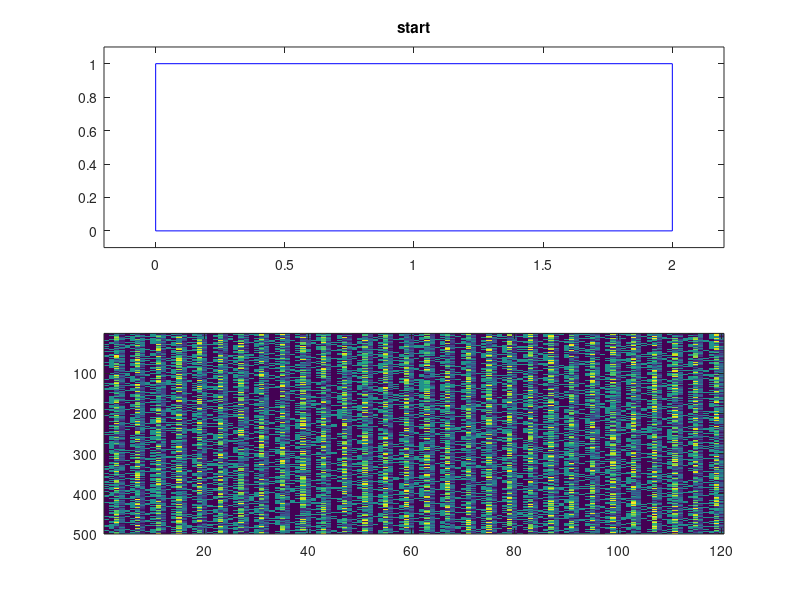

Write MATLAB code to recreate this figure. (Note: this script raises an error after producing the figure.)
% main box sizes:
a=2; % sarà T
b=1; % sarà M
% M>>T quindi contenitore più alto che largo 

Nb=30; %Numero massimo di scatole che posso contenere

%% funzione che mi genera la grandezza dei rettangoli
% random boxes sizes:
mab =mean([a b]);
aa = 0.05*mab+0.3*mab*rand(1,Nb); %larghezza è una matrice
bb=0.05*mab+0.3*mab*rand(1,Nb); %altezza

%% INIZIALIZZAZIONE

m2 = min([aa bb]/2); % smallest half-size
AA=aa.*bb; % boxes areas %PROFITTO


penalty = 0.1*a*b;
nac=0.5; % negative area coefficient

N=500;  % population size
ng=100; % PROCESSI DA ALLOCARE

pmpe=0.05; % places exchange mutation probability
pmbj=0.01; % big gauss jump
pmsj=0.02; % small gauss jump
pmrr=0.05; % random rotation
pmvi=0.05; % random visible/invisible
pmne=0.1; % move to nearest adge

%% PLOT
figure;
%ha1=axes;
ha1=subplot(2,1,1);
plot([0 a a 0 0], [0 0 b b 0],'b-');
xlim([-0.1*a 1.1*a]);
ylim([-0.1*b 1.1*b]);
set(ha1,'NextPlot','add');
ht=title(ha1,'start');
ha2=subplot(2,1,2);
drawnow;
%%

%set_cl; % set color table cl to plot boxes with different colors %sticazzi

%%
% random initial population:
G=zeros(N,4*Nb); %matrice righe colonne
Gch=zeros(N,4*Nb); % children

%% come istanzia la prima soluzione
for Nc=1:N % for each individual % N numero di generazioni di G1
    G1=zeros(4,Nb); % one individual  %Nb è il numero di colonne
    
    % G1(1,i)=1 if i-box is visible
    % G1(2,i)=1 if i-box is rotated at 90 degrees
    % G1(3,i) - x-coordinate of i-box center
    % G1(4,i) - y-coordinate of i-box center

    G1(1,:)=double(rand(1,Nb)<0.2); %probabilità che escano 0 o 1 (<0.2)
    G1(2,:)=double(rand(1,Nb)<0.5);
    
    G1(3,:)=m2+(a-m2)*rand(1,Nb);
    G1(4,:)=m2+(b-m2)*rand(1,Nb);
    
    G(Nc,:)=(G1(:))'; % (G1(:))' converts matrix to row-vector
end

hi=imagesc(G,'parent',ha2);
drawnow;



Gpr1=zeros(4,Nb);
Gpr2=zeros(4,Nb); % two parents
Gch1=zeros(4,Nb);
Gch2=zeros(4,Nb); % two children
%%


for ngc=1:ng % generations counting
    % find fitnesses: %funzione obiettivo
    fitnesses=zeros(N,1);
    for Nc=1:N % for each individual
        G1(:)=(G(Nc,:))';
        vis=G1(1,:);
        ind=find(vis); %ritorna gli indici del vettore "vis" ed è esso stesso un vettore
        L=length(ind); % mi dice quanti sono gli indici 
        
        if L>0
            %only visible:
            rot=G1(2,ind); % rotazione 
            x=G1(3,ind);
            y=G1(4,ind);
            
            if L==1
                aaa=aa(ind); %riporta il vettore aa eliminando gli elementi nulli di vis 
                bbb=bb(ind);
                if rot % se entra qua dentro, cambia larghezza con altezza
                    tmp=aaa; 
                    aaa=bbb;
                    bbb=tmp;
                end
                A0=AA(ind); % box area %crea le i-esime scatole
                x1=max([x-aaa/2  0]); 
                y1=max([y-bbb/2  0]); % dimesioni max e min scatola corrente
                x2=min([x+aaa/2  a]);
                y2=min([y+bbb/2  b]);
           
            %%%%%%%%%%%%%%%%%%%%%%%%%%%%%    
                % x1 - x2,  y1 - y2 is box (part of current box) that inside main box
                if (x1>=x2)||(y1>=y2)
                    A=0; % box that inside main box area %per forza 
                else
                    A=(x2-x1)*(y2-y1); % box that inside main box area
                end
                %if A<A0 % if not fully inside main box
                if (aaa/2<=x)&&(x<=a-aaa/2)&&(bbb/2<=y)&&(y<=b-bbb/2) % if filly inside
                    fitness=A;
                else
                    fitness=A-nac*(A0-A)-penalty;
                end
                    
            else
                fitness=0;
                ispen=false; % true if penality
                
                % check cross with main box:
                % add boxes arreas and strong subtract out areas:
                for n=1:L % for each box
                    ind1=ind(n);
                    aaa=aa(ind1);
                    bbb=bb(ind1);
                    if rot(n) % se entra qua dentro, cambia larghezza con altezza
                        tmp=aaa;
                        aaa=bbb;
                        bbb=tmp;
                    end
                    A0=AA(ind1); % box area
                    x1=max([x(n)-aaa/2  0]);
                    y1=max([y(n)-bbb/2  0]);
                    x2=min([x(n)+aaa/2  a]);
                    y2=min([y(n)+bbb/2  b]);
                    % x1 - x2,  y1 - y2 is box (part of current box) that inside main box
                    if (x1>=x2)||(y1>=y2)
                        A=0; % box that inside main box area
                    else
                        A=(x2-x1)*(y2-y1); % box that inside main box area
                    end
                    %if A<A0 % if not fully inside main box
                        %fitness=fitness + A-nac*(A0-A);
                        %ispen=true; % penality
                    %else
                        %fitness=fitness + A;
                    %end
                    
                    if (aaa/2<=x(n))&&(x(n)<=a-aaa/2)&&(bbb/2<=y(n))&&(y(n)<=b-bbb/2) % if filly inside
                        fitness=fitness + A;
                    else
                        fitness=fitness + A-nac*(A0-A);
                        ispen=true; % penality
                    end
                    
                end
                
                % for each pair of boxes:
                for n1=1:L-1
                    ind1=ind(n1);
                    aaa1=aa(ind1);
                    bbb1=bb(ind1);
                    if rot(n1)
                        tmp=aaa1;
                        aaa1=bbb1;
                        bbb1=tmp;
                    end
                    A1=AA(ind1);
                    x1=x(n1);
                    y1=y(n1); % position of 1st box of pair
                    for n2=n1+1:L
                        ind2=ind(n2);
                        aaa2=aa(ind2);
                        bbb2=bb(ind2);
                        if rot(n2)
                            tmp=aaa2;
                            aaa2=bbb2;
                            bbb2=tmp;
                        end
                        A2=AA(ind2);
                        x2=x(n2);
                        y2=y(n2); % position of 2nd box of pair
                        dx=abs(x1-x2);
                        dy=abs(y1-y2); % distancies
                        a12=(aaa1/2+aaa2/2);
                        b12=(bbb1/2+bbb2/2);
                        if (dx<a12)&&(dy<b12) % if cross
                            ispen=true;
                            Ac=(a12-dx)*(b12-dy); % area of cross
                            fitness=fitness-Ac-Ac; % becuse area of n1 and n2 was added fully
                            fitness=fitness-2*nac*Ac;
                        end

                    end
                end
                
                if ispen
                    fitness=fitness-penalty;
                end
        
            end
        else
            fitness=0;
        end
        fitnesses(Nc)=fitness;
    end
    
    [fb bi]=max(fitnesses); % best
    
    % plot best:
    G1(:)=(G(bi,:))';
    Gb=G(bi,:); % best
    if mod(ngc,10)==0
        cla(ha1);
        Atmp=0;
        for Nbc=1:Nb
            vis1=G1(1,Nbc);
            if vis1
                rot1=G1(2,Nbc);
                aaa=aa(Nbc);
                bbb=bb(Nbc);
                if rot1
                    tmp=aaa;
                    aaa=bbb;
                    bbb=tmp;
                end
                x=G1(3,Nbc);
                y=G1(4,Nbc);
                plot([x-aaa/2  x+aaa/2  x+aaa/2  x-aaa/2  x-aaa/2],...
                     [y-bbb/2  y-bbb/2  y+bbb/2  y+bbb/2  y-bbb/2],...
                     '-','color',cl(Nbc,:),...
                     'parent',ha1);
                hold on;
                Atmp=Atmp+aaa*bbb;
            end
        end
        plot([0 a a 0 0], [0 0 b b 0],'b-','parent',ha1);
        xlim(ha1,[-0.1*a 1.1*a]);
        ylim(ha1,[-0.1*b 1.1*b]);
        
        set(hi,'Cdata',G);
        
        nvb=length(find(G1(1,:))); % number of visible boxes
        
        set(ht,'string',[' generation: ' num2str(ngc)  ', boxes: ' num2str(nvb) ', area: ' num2str(fb)]);
        
        drawnow;
    end
    
    
    % prepare for crossover, selection:
    fmn=min(fitnesses);
    fst=std(fitnesses);
    if fst<1e-7
        fst=1e-7;
    end
    fmn1=fmn-0.01*fst; % little low then minimum
    P=fitnesses-fmn1; % positive values
    p=P/sum(P); % probabilities
    ii=roulette_wheel_indexes(N,p);
    Gp=G(ii,:); % parents
    
    % crossover:
    for n=1:2:N
        pr1=Gp(n,:);
        pr2=Gp(n+1,:); % two parents
        % in matrix form:
        Gpr1(:)=pr1'; 
        Gpr2(:)=pr2';
        
        for Nbc=1:Nb
            
            % visibility:
            if rand<0.5
                Gch1(1,Nbc)=Gpr1(1,Nbc);
            else
                Gch1(1,Nbc)=Gpr2(1,Nbc);
            end
            if rand<0.5
                Gch2(1,Nbc)=Gpr1(1,Nbc);
            else
                Gch2(1,Nbc)=Gpr2(1,Nbc);
            end
            
            % rotation:
            if rand<0.5
                Gch1(2,Nbc)=Gpr1(2,Nbc);
            else
                Gch1(2,Nbc)=Gpr2(2,Nbc);
            end
            if rand<0.5
                Gch2(2,Nbc)=Gpr1(2,Nbc);
            else
                Gch2(2,Nbc)=Gpr2(2,Nbc);
            end
            
            % position:
            % child 1:
            %i3=ceil(3*rand);
            %i3=roulette_wheel_indexes(1,[0.2 0.4 0.4]);
            i3=1+ceil(2*rand);
            switch i3
                case 1 % get mean position
                    Gch1(3,Nbc)=(Gpr1(3,Nbc)+Gpr2(3,Nbc))/2;
                    Gch1(4,Nbc)=(Gpr1(4,Nbc)+Gpr2(4,Nbc))/2;
                case 2 %get position of parent 1
                    Gch1(3,Nbc)=Gpr1(3,Nbc);
                    Gch1(4,Nbc)=Gpr1(4,Nbc);
                case 3 %get position of parent 2
                    Gch1(3,Nbc)=Gpr2(3,Nbc);
                    Gch1(4,Nbc)=Gpr2(4,Nbc);
            end
            % child 2:
            %i3=ceil(3*rand);
            %i3=roulette_wheel_indexes(1,[0.2 0.4 0.4]);
            i3=1+ceil(2*rand);
            switch i3
                case 1 % get mean position
                    Gch2(3,Nbc)=(Gpr1(3,Nbc)+Gpr2(3,Nbc))/2;
                    Gch2(4,Nbc)=(Gpr1(4,Nbc)+Gpr2(4,Nbc))/2;
                case 2 %get position of parent 1
                    Gch2(3,Nbc)=Gpr1(3,Nbc);
                    Gch2(4,Nbc)=Gpr1(4,Nbc);
                case 3 %get position of parent 2
                    Gch2(3,Nbc)=Gpr2(3,Nbc);
                    Gch2(4,Nbc)=Gpr2(4,Nbc);
            end
            
            
        end
        ch1=(Gch1(:))';
        ch2=(Gch2(:))';
        Gch(n,:)=ch1;
        Gch(n+1,:)=ch2;
        
        
    end
    G=Gch; % now children
    
    % mutations:
    % places exchange
    for Nc=1:N % for each individual
        if rand<pmpe
            G1(:)=(G(Nc,:))';
            ir1=ceil(Nb*rand);
            ir2=ceil(Nb*rand);
            tmp1=G1(3:4,ir1);
            G1(3:4,ir1)=G1(3:4,ir2);
            G1(3:4,ir2)=tmp1;
            G(Nc,:)=(G1(:))';
        end
    end
    
    % big gauss jump:
    for Nc=1:N % for each individual
        if rand<pmbj
            G1(:)=(G(Nc,:))';
            ir=ceil(Nb*rand);
            G1(3:4,ir)=G1(3:4,ir)+[0.05*a*randn;
                                   0.05*b*randn];
            G(Nc,:)=(G1(:))';
        end
    end
    
    % small gauss jump:
    for Nc=1:N % for each individual
        if rand<pmsj
            G1(:)=(G(Nc,:))';
            ir=ceil(Nb*rand);
            G1(3:4,ir)=G1(3:4,ir)+[0.005*a*randn;
                                   0.005*b*randn];
            G(Nc,:)=(G1(:))';
        end
    end
    
    % random rotation:
    for Nc=1:N % for each individual
        if rand<pmrr
            G1(:)=(G(Nc,:))';
            ir=ceil(Nb*rand);
            G1(2,ir)=double(rand<0.5);
            G(Nc,:)=(G1(:))';
        end
    end
    
    % random visible/invisible:
    for Nc=1:N % for each individual
        if rand<pmvi
            G1(:)=(G(Nc,:))';
            ir=ceil(Nb*rand);
            G1(1,ir)=double(rand<0.5);
            G(Nc,:)=(G1(:))';
        end
    end
    
    % move to nearest edge:
    for Nc=1:N % for each individual
        if rand<pmne
            G1(:)=(G(Nc,:))';
            ir=ceil(Nb*rand); % random small box
            rv=find((G1(1,:))&((1:Nb)~=Nc)); % find rest visible
            if rand<0.5
                % to veritcile edge
                eax=[G1(3,rv)-aa(rv)/2  G1(3,rv)+aa(rv)/2  0  a]; % edge xs
                deax=[(G1(3,ir)-aa(ir)/2) - eax  (G1(3,ir)+aa(ir)/2) - eax]; % distancies
                [dmn indm]=min(abs(deax));
                G1(3,ir)=G1(3,ir)-deax(indm);
            else
                % to horizontal edge
                eay=[G1(4,rv)-bb(rv)/2  G1(4,rv)+bb(rv)/2  0  b]; % edge ys
                deay=[(G1(4,ir)-bb(ir)/2) - eay  (G1(4,ir)+bb(ir)/2) - eay]; % distancies
                [dmn indm]=min(abs(deay));
                G1(4,ir)=G1(4,ir)-deay(indm);
            end
        end
    end
    
    
    
    % ellitism:
    G(1,:)=Gb;
    

    
    
    
end

